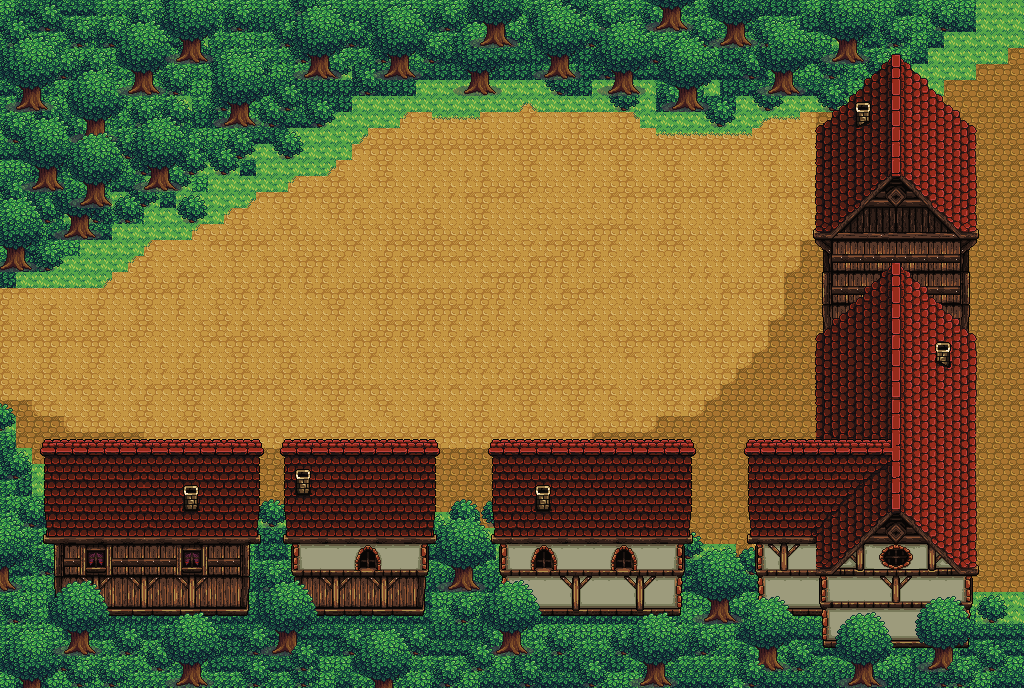

Tiled map render using the project's own tile images. Description and the map definition, with tile-layer contents summarised, below:
An orthogonal 64x43 tile map with 16x16 px tiles, 6 tile layers (Calque de Tuiles 1, Calque de Tuiles 4, Calque de Tuiles 2, Calque de Tuiles 3, ...), 4 tilesets and 22 objects.

<map version="1.10" tiledversion="1.11.2" orientation="orthogonal" renderorder="right-down" width="64" height="43" tilewidth="16" tileheight="16" infinite="0" nextlayerid="8" nextobjectid="25">
 <tileset firstgid="1" source="../tileset/houses.tsx" />
 <tileset firstgid="4097" source="../tileset/Objects.tsx" />
 <tileset firstgid="4313" source="../tileset/Dungeon_Autotiles.tsx" />
 <tileset firstgid="4613" source="../tileset/objects_demo.tsx" />
 <layer id="1" name="Calque de Tuiles 1" width="64" height="43">
  <data>[2752 cells, 2712 non-empty, 19 distinct tile ids]</data>
 </layer>
 <layer id="5" name="Calque de Tuiles 4" width="64" height="43">
  <data>[2752 cells, 261 non-empty, 5 distinct tile ids]</data>
 </layer>
 <layer id="2" name="Calque de Tuiles 2" width="64" height="43">
  <data>[2752 cells, 1524 non-empty, 416 distinct tile ids]</data>
 </layer>
 <layer id="4" name="Calque de Tuiles 3" width="64" height="43">
  <data>[2752 cells, 192 non-empty, 135 distinct tile ids]</data>
 </layer>
 <layer id="6" name="Calque de Tuiles 5" width="64" height="43">
  <data>[2752 cells, 542 non-empty, 20 distinct tile ids]</data>
 </layer>
 <layer id="7" name="Calque de Tuiles 6" width="64" height="43">
  <data>[2752 cells, 114 non-empty, 31 distinct tile ids]</data>
 </layer>
 <objectgroup id="3" name="Walls">
  <object id="2" x="816" y="130" width="208" height="560" />
  <object id="3" x="837" y="0" width="187" height="127" />
  <object id="4" x="43" y="442" width="216" height="250" />
  <object id="5" x="286" y="442" width="147" height="249" />
  <object id="6" x="491" y="441" width="197" height="250" />
  <object id="7" x="744" y="440" width="75" height="251" />
  <object id="8" x="1" y="401" width="17" height="289" />
  <object id="9" x="20" y="453" width="21" height="238" />
  <object id="10" x="262" y="507" width="24" height="187" />
  <object id="11" x="437" y="510" width="54" height="184" />
  <object id="13" x="691" y="544" width="53" height="149" />
  <object id="14" x="0" y="-2" width="68" height="288" />
  <object id="15" x="64" y="-4" width="757" height="105" />
  <object id="16" x="64" y="94" width="78" height="126" />
  <object id="17" x="51" y="207" width="60" height="33" />
  <object id="18" x="122" y="88" width="68" height="89" />
  <object id="19" x="176" y="88" width="68" height="76" />
  <object id="20" x="235" y="78" width="56" height="64" />
  <object id="21" x="271" y="82" width="57" height="42" />
  <object id="22" x="285" y="80" width="67" height="33" />
  <object id="23" x="131" y="161" width="69" height="61" />
  <object id="24" x="656" y="79" width="79" height="42" />
 </objectgroup>
</map>
